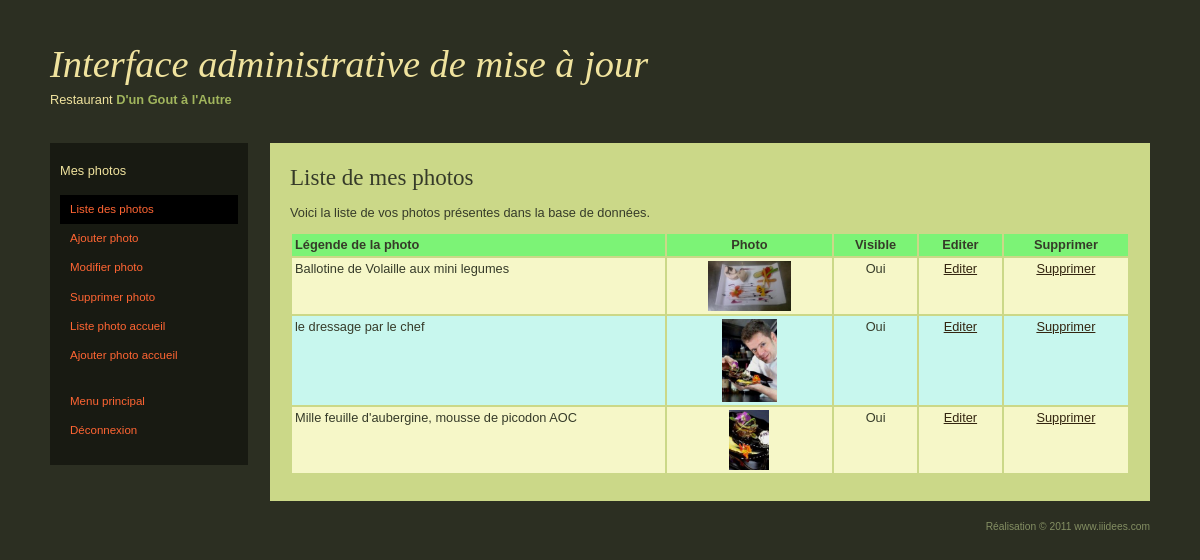
The app's page /iagdugala/photo_list.php (signed in) with its own data.
### tables this page shows
CREATE TABLE `photos` (
  `id` int(10) unsigned NOT NULL auto_increment,
  `nom_fr` varchar(50) NOT NULL,
  `nom_gb` varchar(50) NOT NULL,
  `fichier` varchar(45) NOT NULL,
  `date_telecharge` timestamp NOT NULL default CURRENT_TIMESTAMP,
  `visible` enum('Oui','Non') NOT NULL,
  PRIMARY KEY  (`id`)
);

### iagdugala/photo_list.php (the view, shortened to what this page needs)
<?php
		include('../inclusion/admintete.php');
		echo '<h2>Liste de mes photos</h2>';
		$q = "SELECT id, nom_fr, fichier, visible FROM photos ORDER BY nom_fr ASC";
		$r = @mysqli_query($dbc,$q);
		if (mysqli_num_rows($r) > 0) {
			echo '<p><p>Voici la liste de vos photos pr&eacute;sentes dans la base de donn&eacute;es.</p>
			<table width="100%" border="0" cellpadding="3">
			<tr bgcolor="#7cf376"><td width="45%" align="left"><b>L&eacute;gende de la photo</b></td><td width="20%" align="center"><b>Photo</b></td>
			<td width="10%" align="center"><b>Visible</b></td><td width="10%" align="center"><b>Editer</b></td>
			<td width="15%" align="center"><b>Supprimer</b></td></tr>';
			$bg = '#c8f7ee';
			while ($row=mysqli_fetch_array($r, MYSQLI_ASSOC)) {
				$bg = ($bg=='#c8f7ee' ? '#f6f7c8' : '#c8f7ee');
				echo '<tr bgcolor="' . $bg . '"><td align="left" valign="top">';
				if ($row['nom_fr'] == 'Photo_Aucune') {
					echo 'Sans l&eacute;gende';
				} else {
					echo $row['nom_fr'];
				}
				echo '</td>';
				$image = $row['fichier'];
				$piece = explode('.',$image);
				$photo = '../images/' . $piece[0] . '_th.' . $piece[1];
				$size = getimagesize($photo);
				echo '<td align="center"><img src="' . $photo . '" border="0" width ="' . round($size[0]/3) . '" height="' . round($size[1]/3) . '" title="Photo num&eacute;ro : ' . $row['id'] . '." alt="Photo num&eacute;ro : ' . $row['id'] . '." /></td>';
				echo '<td align="center" valign="top">' . $row['visible'] . '</td>';
				echo '<td align="center" valign="top"><a href="photo_mod_main.php?photoid=' . $row['id'] . '" title="Cliquez ici pour &eacute;diter cette photo.">Editer</a></td>';
				echo '<td align="center" valign="top"><a href="photo_del_main.php?photoid=' . $row['id'] . '" title="Cliquez ici pour supprimer cette photo." onClick="if(confirm(\'Voulez-vous vraiment supprimer cette photo ?\')) return true; else return false;">Supprimer</a></td></tr>';
			}
			echo '</table><br />';
		} else {
			echo "<p>Il n'y a aucune photo dans la base de donn&eacute;es.</p>";
		}
		include('../inclusion/adminpied.php');
?>

### css/admin.css (style rules this page uses)
html { font-size: 100%; }
body { margin: 0; padding: 10px 20px; font-family: Verdana, "Bitstream Vera Sans", "Lucida Grande", sans-serif; font-size: .8em; line-height: 1.25; color: black; background: white; }
h1, h2, h3, h4, h5, h6 { margin: 1em 0 .5em 0; }
h1, h2 { font-family: Georgia, "Bitstream Vera Serif", Norasi, serif; font-weight: normal; }
h2 { font-size: 1.8em; }
p { margin: .75em 0; }
a { color: mediumblue; text-decoration: underline; }
body { color: #F0E39E; background: #2C2F22; }
a { color: #FF6533; }
#contenu a { color: #332510; }
body { padding: 20px 50px; }
#contenu > :first-child { margin-top: 10px; }
#contenu p, #contenu li { line-height: 1.5; }

### records on screen
photos: nom_fr "Ballotine de Volaille aux mini legumes", shows a picture, visible "Oui"
photos: nom_fr "le dressage par le chef", shows a picture, visible "Oui"
photos: nom_fr "Mille feuille d'aubergine, mousse de picodon AOC", shows a picture, visible "Oui"

### other values on screen
$cetpage[$i]['no'] "Liste des photos"
$cetpage[$i]['no'] "Ajouter photo"
$cetpage[$i]['no'] "Modifier photo"
$cetpage[$i]['no'] "Supprimer photo"
$cetpage[$i]['no'] "Liste photo accueil"
$cetpage[$i]['no'] "Ajouter photo accueil"
